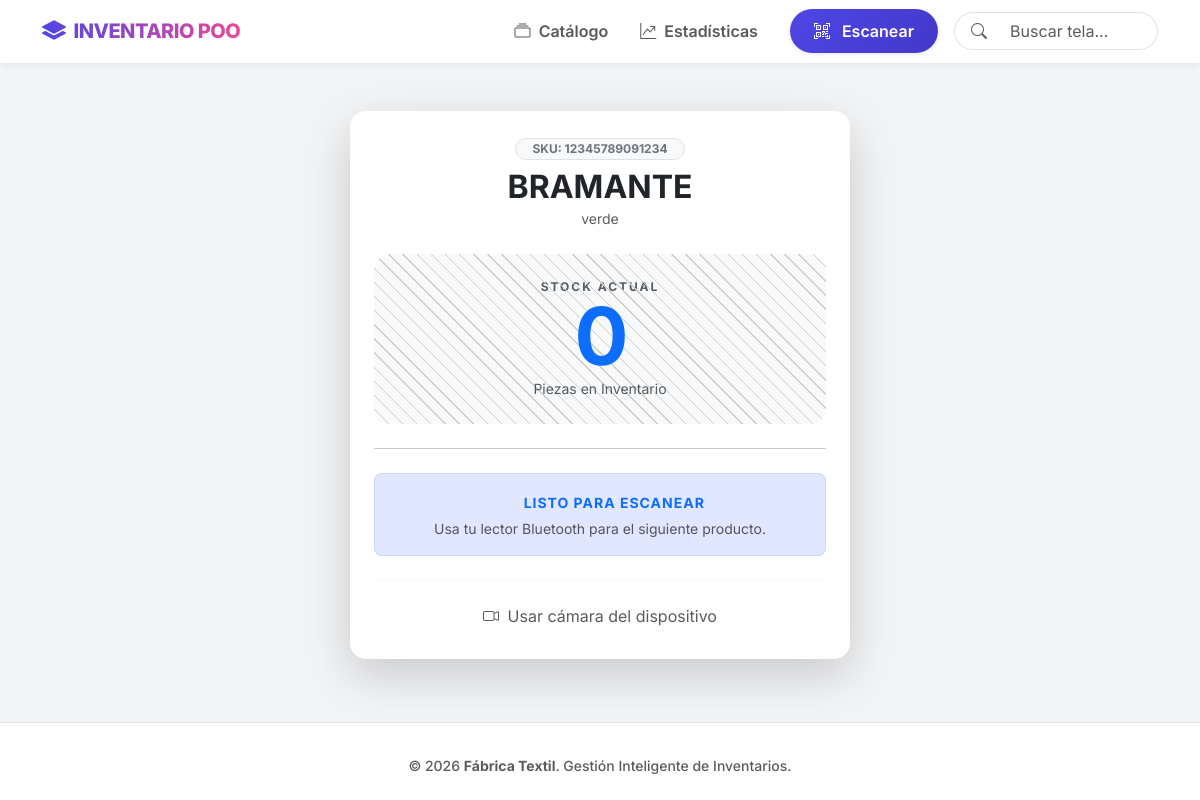
The app's page /inventario/producto/12345789091234/accionar/ with its own data.
### app/models.py (models this page shows, shortened)
class Producto(models.Model):
    sku = models.CharField(max_length=50, unique=True, primary_key=True, verbose_name="SKU")
    nombre_tela = models.CharField(max_length=200, verbose_name="Nombre de Tela (Artículo)")
    tipo = models.CharField(max_length=50, choices=TIPO_CHOICES, default='Tela')
    color = models.CharField(max_length=100, blank=True, null=True)
    composicion = models.CharField(max_length=200, blank=True, null=True)
    largo = models.DecimalField(max_digits=5, decimal_places=2, blank=True, null=True, verbose_name="Largo (m)")
    ancho = models.DecimalField(max_digits=5, decimal_places=2, blank=True, null=True, verbose_name="Ancho (m)")
    peso_por_pieza = models.DecimalField(max_digits=10, decimal_places=2, blank=True, null=True, verbose_name="Peso por Pieza (kg)")
    peso_aprox = models.DecimalField(max_digits=10, decimal_places=2, blank=True, null=True, verbose_name="Peso Aproximado (kg)")
    paquete_pz = models.IntegerField(blank=True, null=True, verbose_name="Piezas por Paquete (PAQUETE)")
    paquetes_bulto = models.IntegerField(blank=True, null=True, verbose_name="Paquetes por Bulto")
    bulto_pz = models.IntegerField(blank=True, null=True, verbose_name="Piezas por Bulto (BULTO)")
    pz = models.IntegerField(default=0, verbose_name="Piezas (Stock Actual)")
    ubicacion = models.CharField(max_length=100, blank=True, null=True, verbose_name="Ubicación")
    descripcion = models.TextField(blank=True, null=True, verbose_name="Descripción / Notas")

### app/views.py (the view, shortened to what this page needs)
# urls.py: path('producto/<str:sku>/accionar/', views.accion_producto, name='accion_producto'),
def accion_producto(request, sku):
    producto = get_object_or_404(Producto, sku=sku)
    contexto = { 'producto': producto }
    return render(request, 'app/accion_producto.html', contexto)

### app/templates/app/accion_producto.html (shortened to what this page needs)
{% extends "app/base.html" %}
{% load static %}
{% block content %}
<div class="row justify-content-center fade-in-up">
    <div class="col-md-8 col-lg-6">
        <div class="card-modern bg-white p-4 text-center mx-auto shadow-lg border-0" style="max-width: 500px;">
            <div class="mb-4">
                <span class="badge bg-light text-secondary border rounded-pill px-3 py-1 mb-2">
                    SKU: {{ producto.sku }}
                </span>
                <h2 class="fw-bold text-dark mb-0 text-truncate">{{ producto.nombre_tela }}</h2>
                <small class="text-muted">{{ producto.color }}</small>
            </div>
            <div class="stock-hud py-4 mb-4 position-relative overflow-hidden rounded-4 bg-light">
                <div class="position-absolute top-0 start-0 w-100 h-100 opacity-10"
                     style="background: repeating-linear-gradient(45deg, #ccc 0px, #ccc 1px, transparent 1px, transparent 10px);"></div>
                <p class="text-uppercase text-muted mb-0 fw-bold" style="font-size: 0.75rem; letter-spacing: 2px;">STOCK ACTUAL</p>
                <div class="stock-number display-1 fw-bold text-primary position-relative z-1">
                    {{ producto.pz }}
                </div>
                <small class="text-muted position-relative z-1">Piezas en Inventario</small>
            </div>
            <hr class="opacity-10 my-4">
            <div class="p-3 bg-primary-subtle rounded-3 text-primary border border-primary border-opacity-10">
                <span class="fw-bold small text-uppercase ls-1">Listo para escanear</span>
                <p class="small mb-0 mt-1 text-muted">Usa tu lector Bluetooth para el siguiente producto.</p>
            </div>
            <div class="mt-4 pt-3 border-top border-light">
                <a href="{% url 'app:escaner_view' %}" class="btn btn-link text-muted text-decoration-none small">
                    <i class="bi bi-camera-video me-1"></i> Usar cámara del dispositivo
                </a>
            </div>
        </div>
    </div>
</div>
{% endblock %}

### app/static/app/css/style.css (style rules this page uses)
:root { --primary-color: #4f46e5; --secondary-color: #ec4899; --bg-color: #f3f4f6; --glass-bg: rgba(255, 255, 255, 0.95); --text-dark: #1f2937; --text-light: #6b7280; --radius: 16px; --shadow: 0 10px 30px -10px rgba(0, 0, 0, 0.1); }
body { background-color: var(--bg-color); font-family: 'Inter', system-ui, -apple-system, sans-serif; color: var(--text-dark); min-height: 100vh; display: flex; flex-direction: column; }
.card-modern { background: white; border: none; border-radius: var(--radius); box-shadow: var(--shadow); transition: transform 0.3s ease, box-shadow 0.3s ease; overflow: hidden; }

### app/templates/app/accion_producto.html (style rules this page uses)
.stock-number { font-family: 'Inter', sans-serif; letter-spacing: -3px; line-height: 1; }
.fade-in-up { animation: fadeInUp 0.6s ease-out forwards; }
.ls-1 { letter-spacing: 1px; }
.bg-primary-subtle { background-color: #e0e7ff !important; }

### records on screen
Producto: sku "12345789091234", nombre_tela "BRAMANTE", color "verde", pz "0"
